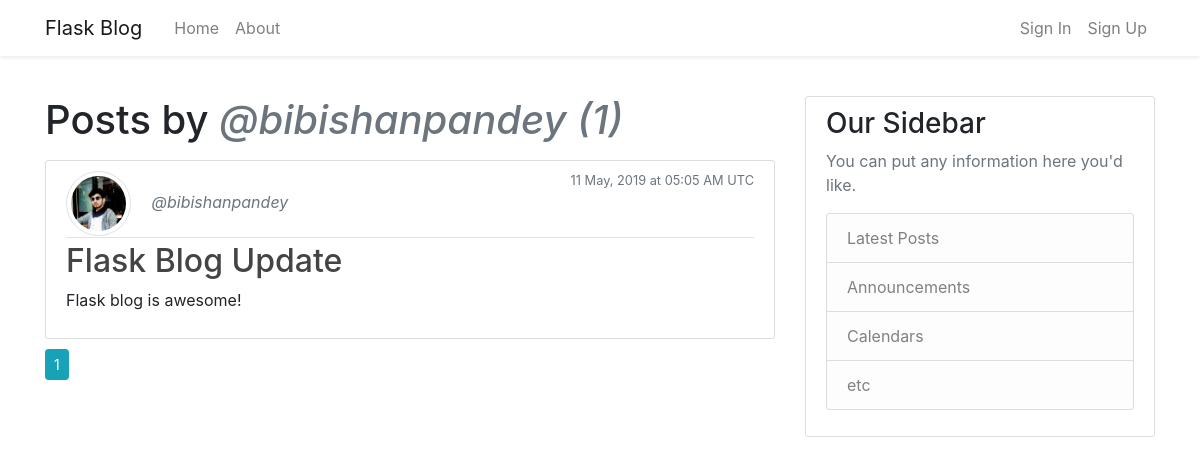
The page /user/bibishanpandey on the database as committed earlier.
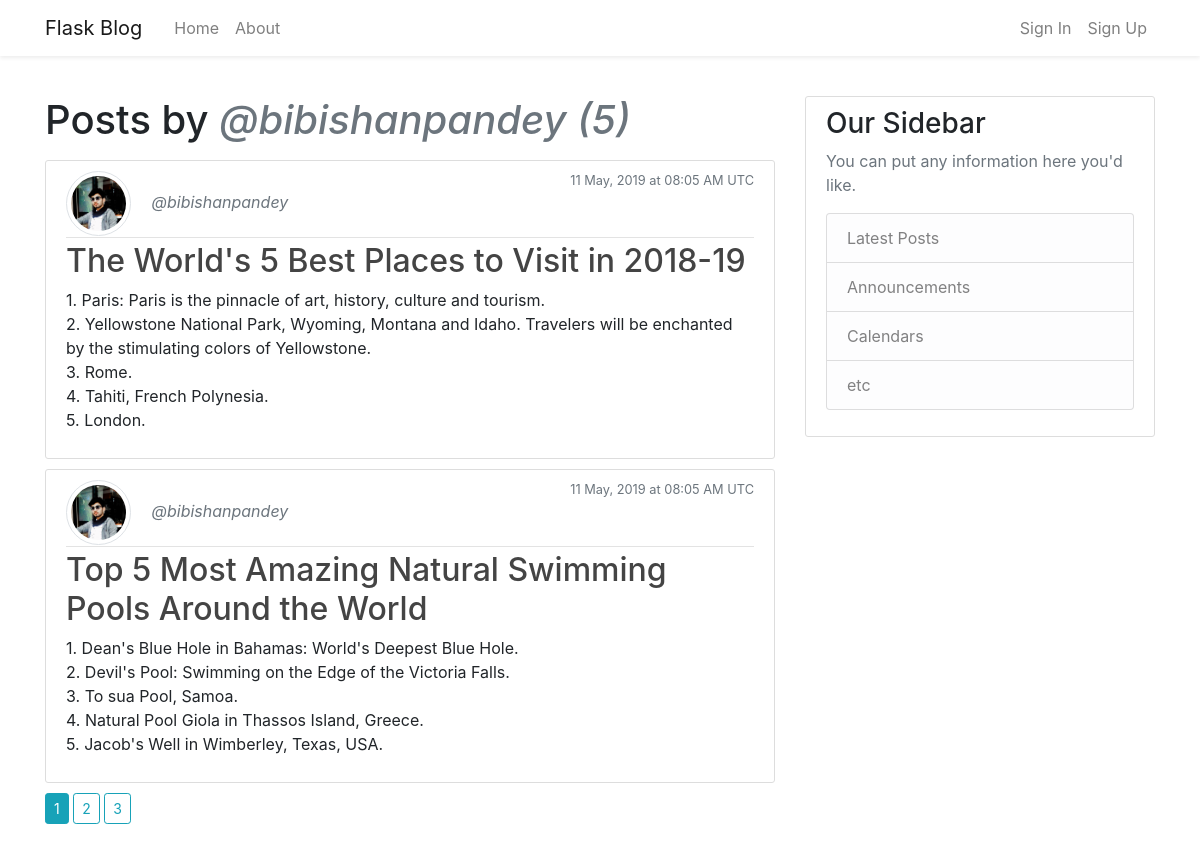
The same page on the database as committed later.
### flask_blog/models.py (models this page shows, shortened)
class User(db.Model, UserMixin):
    id = db.Column(db.Integer, primary_key = True)
    username = db.Column(db.String(20), unique = True, nullable = False)
    email = db.Column(db.String(120), unique = True, nullable = False)
    image_file = db.Column(db.String(20), nullable = False, default = 'default.png')
    password = db.Column(db.String(60), nullable = False)
    posts = db.relationship('Post', backref = 'author', lazy = True)

class Post(db.Model):
    id = db.Column(db.Integer, primary_key = True)
    title = db.Column(db.String(100), nullable = False)
    date_posted = db.Column(db.DateTime, nullable = False, default = datetime.utcnow)
    content = db.Column(db.Text, nullable = False)
    user_id = db.Column(db.Integer, db.ForeignKey('user.id'), nullable = False)

### flask_blog/users/routes.py (the view)
@users.route("/user/<string:username>")
def user_posts(username):
    page = request.args.get('page', 1, type=int)
    user = User.query.filter_by(username=username).first_or_404()
    posts = Post.query.filter_by(author=user)\
        .order_by(Post.date_posted.desc())\
        .paginate(page=page, per_page=2)
    return render_template('user_posts.html', posts=posts, user=user)

### flask_blog/templates/user_posts.html
{% extends 'layout.html' %}
{% block content %}
    <h1 class="mb-3">Posts by <span class="text-muted font-italic">@{{ user.username }} ({{ posts.total }})</span></h1>
    {% for post in posts.items %}
        <article class="media content-section">
            <div class="media-body">
                <div class="article-metadata">
                    <img class="rounded-circle article-img img-thumbnail" src="{{ url_for('static', filename = 'images/' + post.author.image_file) }}">
                    <a class="mr-2 text-muted font-italic" href="{{ url_for('users.user_posts', username = post.author.username) }}">@{{ post.author.username }}</a>
                    <small class="text-muted float-right">{{ post.date_posted.strftime('%d %B, %Y at %H:%m %p UTC') }}</small>
                </div>
                <h2><a class="article-title" href="{{ url_for('posts.post', post_id = post.id) }}">{{ post.title }}</a></h2>
                <p class="article-content">{{ post.content }}</p>
            </div>
        </article>
    {% endfor %}
    {% for page_num in posts.iter_pages(left_edge=1, right_edge=1, left_current=1, right_current=2) %}
        {% if page_num %}
            {% if posts.page == page_num %}
                <a class="btn btn-sm btn-info mb-4" href="{{ url_for('users.user_posts', username=user.username , page=page_num) }}">{{ page_num }}</a>
            {% else %}
                <a class="btn btn-sm btn-outline-info mb-4" href="{{ url_for('users.user_posts', username=user.username, page = page_num) }}">{{ page_num }}</a>
            {% endif %}
        {% else %}
            ...
        {% endif %}
    {% endfor %}
{% endblock content %}

### flask_blog/templates/layout.html (shortened to what this page needs)
<!DOCTYPE html>
<html lang="en">
<head>
    <link rel="stylesheet" href="https://stackpath.bootstrapcdn.com/bootstrap/4.3.1/css/bootstrap.min.css">
    <link rel="stylesheet" type="text/css" href="{{ url_for('static', filename='css/main.css') }}">
    <link rel="stylesheet" href="https://use.fontawesome.com/releases/v5.8.2/css/all.css">
</head>
<body>
    <header class="bg-white pb-5 mb-5">
        <nav class="navbar navbar-expand-lg navbar-light shadow-sm bg-white fixed-top">
            <div class="container">
                <a class="navbar-brand mr-4" href="/">Flask Blog</a>
                <div class="collapse navbar-collapse justify-content-end" id="navbarSupportedContent">
                    <ul class="navbar-nav mr-auto">
                        <li class="nav-item">
                            <a class="nav-link" href="{{ url_for('main.home') }}">Home</a>
                        </li>
                        <li class="nav-item">
                            <a class="nav-link" href="{{ url_for('main.about') }}">About</a>
                        </li>
                    </ul>
                    <ul class="navbar-nav">
                        {% if current_user.is_authenticated %}
                        <li class="nav-item">
                            <a class="nav-link" href="{{ url_for('posts.new_post') }}">New Post</a>
                        </li>
                        <li class="nav-item">
                            <a class="nav-link" href="{{ url_for('users.account') }}">Account</a>
                        </li>
                        <li class="nav-item">
                            <a class="nav-link" href="{{ url_for('users.signout') }}">Sign Out</a>
                        </li>
                        {% else %}
                        <li class="nav-item">
                            <a class="nav-link" href="{{ url_for('users.signin') }}">Sign In</a>
                        </li>
                        <li class="nav-item">
                            <a class="nav-link" href="{{ url_for('users.signup') }}">Sign Up</a>
                        </li>
                        {% endif %}
                    </ul>
                </div>
            </div>
        </nav>
    </header>
    <main role="main" class="container">
        <div class="row">
            <div class="col-md-8">
            {% block content %}{% endblock %}
            </div>
            <div class="col-md-4">
                <div class="content-section">
                    <h3>Our Sidebar</h3>
                    <p class='text-muted'>You can put any information here you'd like.
                    <ul class="list-group">
                        <li class="list-group-item list-group-item-light list-group-item-action">Latest Posts</li>
                        <li class="list-group-item list-group-item-light list-group-item-action">Announcements</li>
                        <li class="list-group-item list-group-item-light list-group-item-action">Calendars</li>
                        <li class="list-group-item list-group-item-light list-group-item-action">etc</li>
                    </ul>
                    </p>
                </div>
            </div>
        </div>
    </main>
</body>
</html>

### flask_blog/static/css/main.css (style rules this page uses)
.content-section { background: #ffffff; padding: 10px 20px; border: 1px solid #dddddd; border-radius: 3px; margin-bottom: 10px; }
.article-title { color: #444444; }
.article-content { white-space: pre-line; }
.article-img { height: 65px; width: 65px; margin-right: 16px; }
.article-metadata { padding-bottom: 1px; margin-bottom: 4px; border-bottom: 1px solid #e3e3e3 }

Rows that differ between the two databases and show on the page:
no longer on this page (row unchanged): Post: image_file (picture), author.username "bibishanpandey", date_posted "11 May, 2019 at 05:05 AM UTC", title "Flask Blog Update", content "Flask blog is awesome!"
added Post: image_file (picture), author.username "bibishanpandey", date_posted "11 May, 2019 at 08:05 AM UTC", title "The World's 5 Best Places to Visit in 2018-19", content "1. Paris: Paris is the pinnacle of art, history, culture and tourism. 2. Yellowstone National Park, Wyoming, Montana and Idaho. Travelers will be enchanted by the stimulating colors of Yellowstone. 3. Rome. 4. Tahiti, French Polynesia. 5. London."
added Post: image_file (picture), author.username "bibishanpandey", date_posted "11 May, 2019 at 08:05 AM UTC", title "Top 5 Most Amazing Natural Swimming Pools Around the World", content "1. Dean's Blue Hole in Bahamas: World's Deepest Blue Hole. 2. Devil's Pool: Swimming on the Edge of the Victoria Falls. 3. To sua Pool, Samoa. 4. Natural Pool Giola in Thassos Island, Greece. 5. Jacob's Well in Wimberley, Texas, USA."
Other text that changed with them:
{{ posts.total }}: "1" → "5"
new list line: "2"
new list line: "3"
